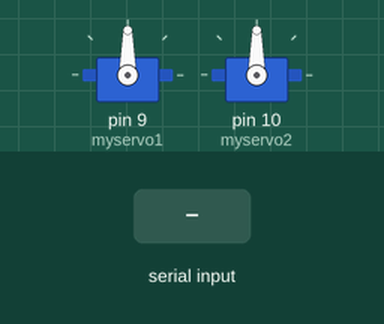
The sketch below on a simulated Arduino Uno, built with avr-gcc and run on an emulated ATmega328P. On the bench: 2 × servo. The inputs (shaded band) are chosen by the test bench.

Above: at 1.2 s.
1.3 s: byte 30 received over Serial
At 1.7 s:
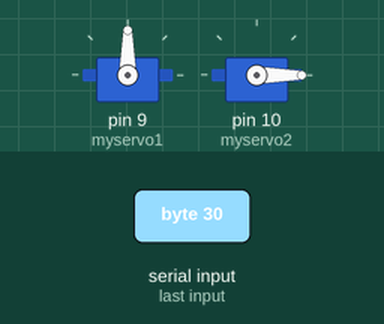
Timing chart, 0 to 4.3 s (numbered marks = the images above; inputs shaded):
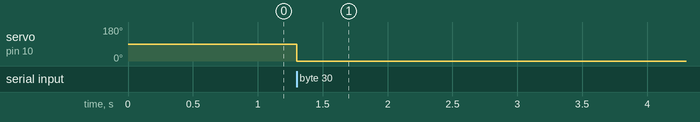

The sketch:

ArduinoSerialReceiver.ino
```cpp
/* ArduinoSerialReceiver ---------------------------------------------
author(s): Christian Rodriguez, Dominic Cox
Arduino Sketch meant to get wired and wireless (XBee)communication
from a joystick to move 2 full rotation servos.
--------------------------------------------------------------------*/

#include <Servo.h>
Servo myservo1;
Servo myservo2;
int pos = 0;

void setup()
{
  // Set up both ports at 9600 baud. This value is most important
  // for the XBee. Make sure the baud rate matches the config
  // setting of your XBee.
  Serial.begin(9600);

  myservo1.attach(9);  // attaches the servo on pin 9 to the servo object
  myservo2.attach(10); // attaches the servo on pin 10 to the servo object
}

void loop()
{
  if (Serial.available())
  { // If data comes in from XBee, send it out to serial monitor
    ////Serial.write(XBee.read());
    //XBee.write(Serial.read());

    // Decode joyOutput from transmitter into multiple input commands
    int joyInput = Serial.read();

    int joyinput1 = joyInput / 10;
    int joyinput2 = joyInput % 10;


    static int temp1 = -1;

    if (temp1 != joyinput1) {
      temp1 = joyinput1;
      int comm1 = map(joyinput1, 0, 7, 0, 180);

      if (joyinput1 == 0) {
        myservo1.write(0);
      }
      if (joyinput1 == 1) {
        myservo1.write(70);
      }
      if (joyinput1 == 2) {
        myservo1.write(80);
      }
      if (joyinput1 == 3) {
        myservo1.write(90);
      }
      if (joyinput1 == 4) {
        myservo1.write(100);
      }
      if (joyinput1 == 5) {
        myservo1.write(110);
      }
      if (joyinput1 == 6) {
        myservo1.write(180);
      }
//      Serial.print("comm1: ");
//      Serial.print(comm1);
//      Serial.print(" ---- joyinput1: ");
//      Serial.println(joyinput1);


    }


    //int joyinput1 = Serial.read();
    static int temp2 = -1;

    //Serial.print("joyinput2: ");
    //Serial.println(joyinput2);

    if (temp2 != joyinput2) {
      temp2 = joyinput2;
      int comm2 = map(joyinput2, 0, 7, 0, 180);

      if (joyinput2 == 0) {
        myservo2.write(0);
      }
      if (joyinput2 == 1) {
        myservo2.write(70);
      }
      if (joyinput2 == 2) {
        myservo2.write(80);
      }
      if (joyinput2 == 3) {
        myservo2.write(90);
      }
      if (joyinput2 == 4) {
        myservo2.write(100);
      }
      if (joyinput2 == 5) {
        myservo2.write(110);
      }
      if (joyinput2 == 6) {
        myservo2.write(180);
      }

      //Serial.print("comm2: ");
      //Serial.print(comm2);
      //Serial.print(" ---- joyinput2: ");
      //Serial.println(joyinput2);

    }


  }
  //Serial.flush();
}
```

Measured:
- after the input at 1.3 s, servo on pin 10 (myservo2): 90° → 0° at once
